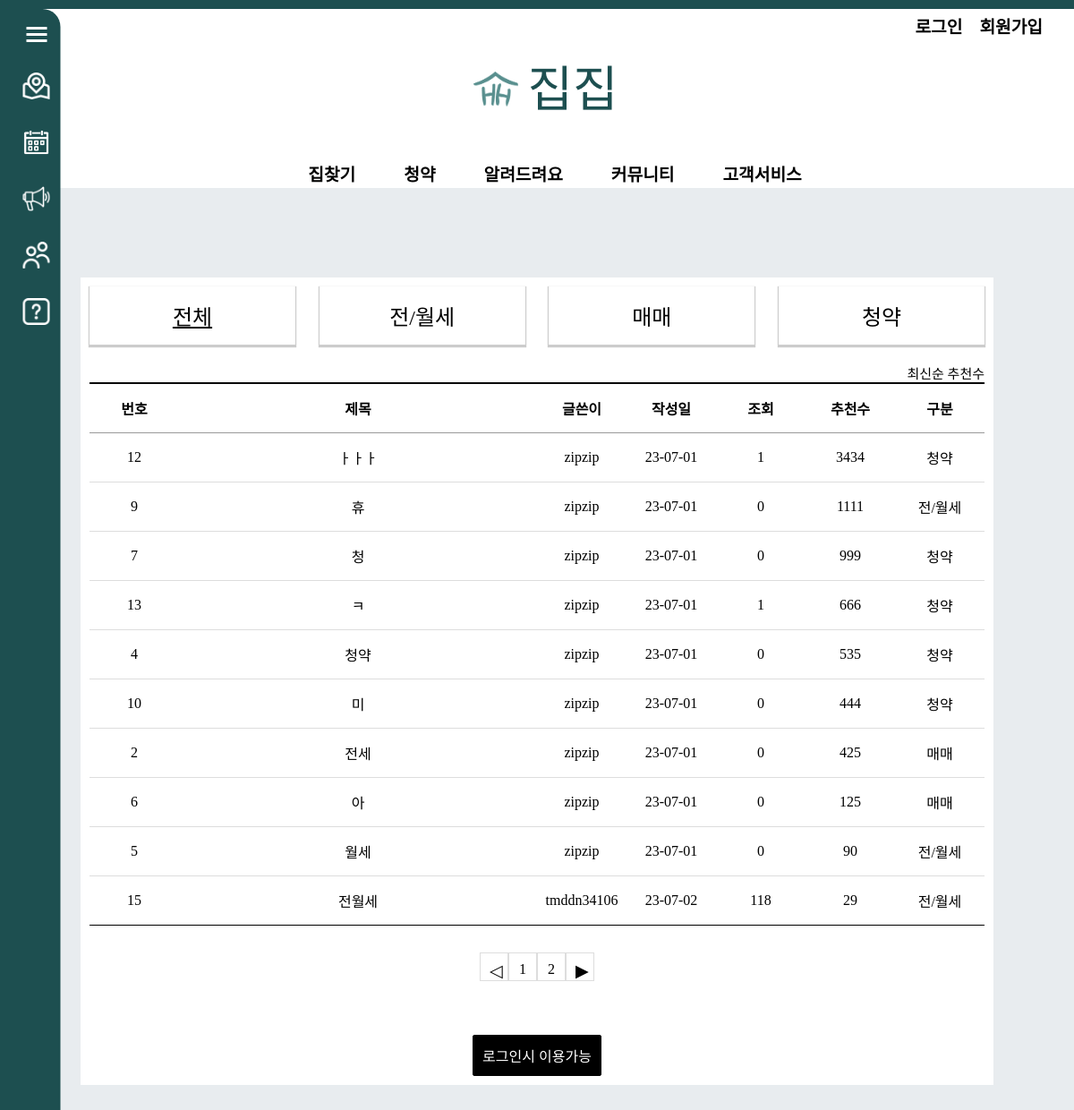
The page /review/review_recommend/ on the database as committed earlier.
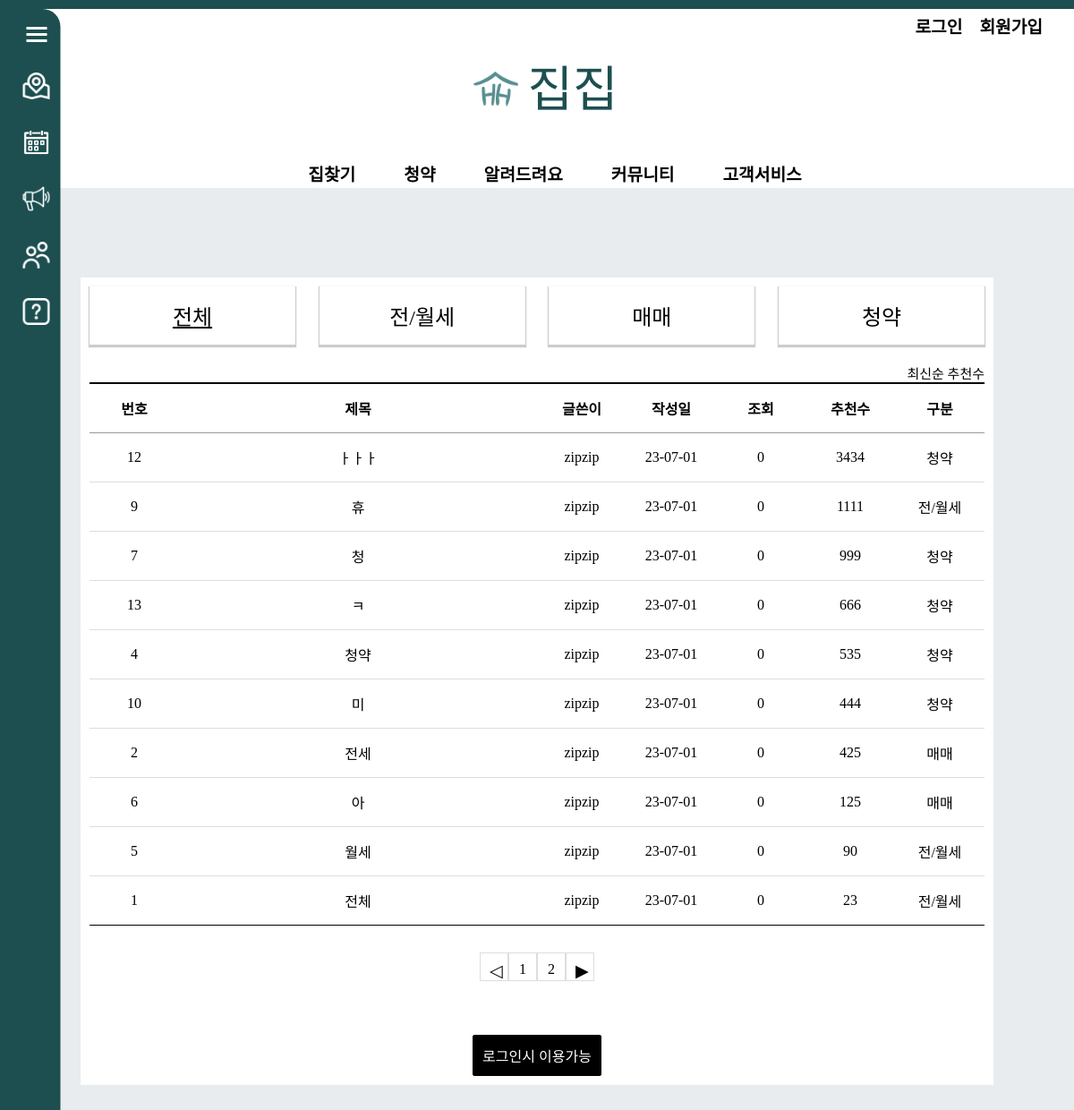
The same page on the database as committed later.
### review/models.py (models this page shows, shortened)
class Review_Board(models.Model):
    r_title = models.CharField(max_length=100)
    r_content = models.TextField()
    user = models.ForeignKey(User, on_delete=models.CASCADE)
    r_regdate = models.DateTimeField()
    r_modifydate = models.DateTimeField(null=True, blank=True)
    r_type = models.CharField(max_length=10) # 리뷰 게시판 타입
    r_hit = models.IntegerField(default=0)
    r_recommend = models.IntegerField(default=0)

### review/views.py (the view)
# urls.py: path('review_recommend/', views.review_recommend, name='review_recommend'),  # 거래후기 게시판 추천수 보기
def review_recommend(request):
    question_list = Review_Board.objects.order_by('-r_recommend')
    page = request.GET.get('page', '1')
    paginator = Paginator(question_list, 10)
    text = paginator.get_page(page)
    context = {'question_list': text}
    return render(request, 'review/review_list_main.html', context) # 거래후기 게시판

### templates/review/review_list_main.html (shortened to what this page needs)
<!DOCTYPE html>
<html lang="en">
{% load static %}
<head>
    <link rel="stylesheet" href="{% static 'css/review/css/css.css' %}">
</head>
<body>
{% include 'poll/sidebar.html' %}
{% include 'poll/header.html' %}
    <div class="board_wrap">
        <div class="board_list_wrap">
            <div class="category_wrap">
                <ul>
                    <li><a href="{% url 'review:review_main' %}"  class="active">전체</a></li>
                    <li><a href="{% url 'review:review_jan' %}" >전/월세</a></li>
                    <li><a href="{% url 'review:review_mama' %}" >매매</a></li>
                    <li><a href="{% url 'review:review_subscription' %}" >청약</a></li>
                </ul>
            </div>
            <div class="board_title_takes">
                <a href="{% url 'review:review_main' %}">최신순</a>
                <a href="{% url 'review:review_recommend' %}">추천수</a>
            </div>
            <div class="board_list">
                <div class="top">
                    <div class="num">번호</div>
                    <div class="title">제목</div>
                    <div class="writer">글쓴이</div>
                    <div class="date">작성일</div>
                    <div class="count">조회</div>
                    <div class="recommend">추천수</div>
                    <div class="division">구분</div>
                </div>
                {% for question in question_list %}
                <div>
                    <div class="num">{{ question.id }}</div>
                    <div class="title"><a href="{% url 'review:review_detail' question.id %}">{{ question.r_title }}</a></div>
                    <div class="writer">{{ question.user }}</div>
                    <div class="date">{{ question.r_regdate|date:"y-m-d" }}</div>
                    <div class="count">{{ question.r_hit }}</div>
                    <div class="recommend">{{ question.r_recommend }}</div>
                    <div class="division">{{question.r_type}}</div>
                </div>
                {% endfor %}
            </div>
            <ul class="board_page">
                {% if question_list.has_previous %}
                <li class="bt first">
                    <a class="bt prev" href="?page={{ question_list.previous_page_number }}">◀</a>
                </li>
                {% else %}
                <li class="page-item disabled">
                    <a class="bt prev">◁</a>
                </li>
                {% endif %}
                {% for page_number in question_list.paginator.page_range %}
                {% if question_list.number == page_number %}
                <li class="page-item active">
                    <a class="num">{{ page_number }}</a>
                </li>
                {% else %}
                <li class="page-item">
                    <a class="num" href="?page={{ page_number }}">{{ page_number }}</a>
                </li>
                {% endif %}
                {% endfor %}
                {% if question_list.has_next %}
                <li class="page-item">
                    <a class="bt last" href="?page={{ question_list.next_page_number }}">▶</a>
                </li>
                {% else %}
                <li class="page-item disabled">
                    <a class="bt last">▷</a>
                </li>
                {% endif %}
            </ul>
              <div class="bt_wrap">
            {% if user.is_authenticated %}
            <a href="{% url 'community:write' %}" class="on">등록</a>
            {% else %}
            <a href="{% url 'common:signin' %}" class="on">로그인시 이용가능</a>
            {% endif %}
            </div>
        </div>
    </div>
</body>
</html>

Rows that differ between the two databases and show on the page:
removed Review_Board: id "15", r_title "전월세", user "tmddn34106", r_regdate "23-07-02", r_hit "118", r_recommend "29", r_type "전/월세"
changed Review_Board "ㅏㅏㅏ": r_hit "1" → "0"
changed Review_Board id 13: r_hit "1" → "0"
now on this page (row unchanged): Review_Board: id "1", r_title "전체", user "zipzip", r_regdate "23-07-01", r_hit "0", r_recommend "23", r_type "전/월세"
